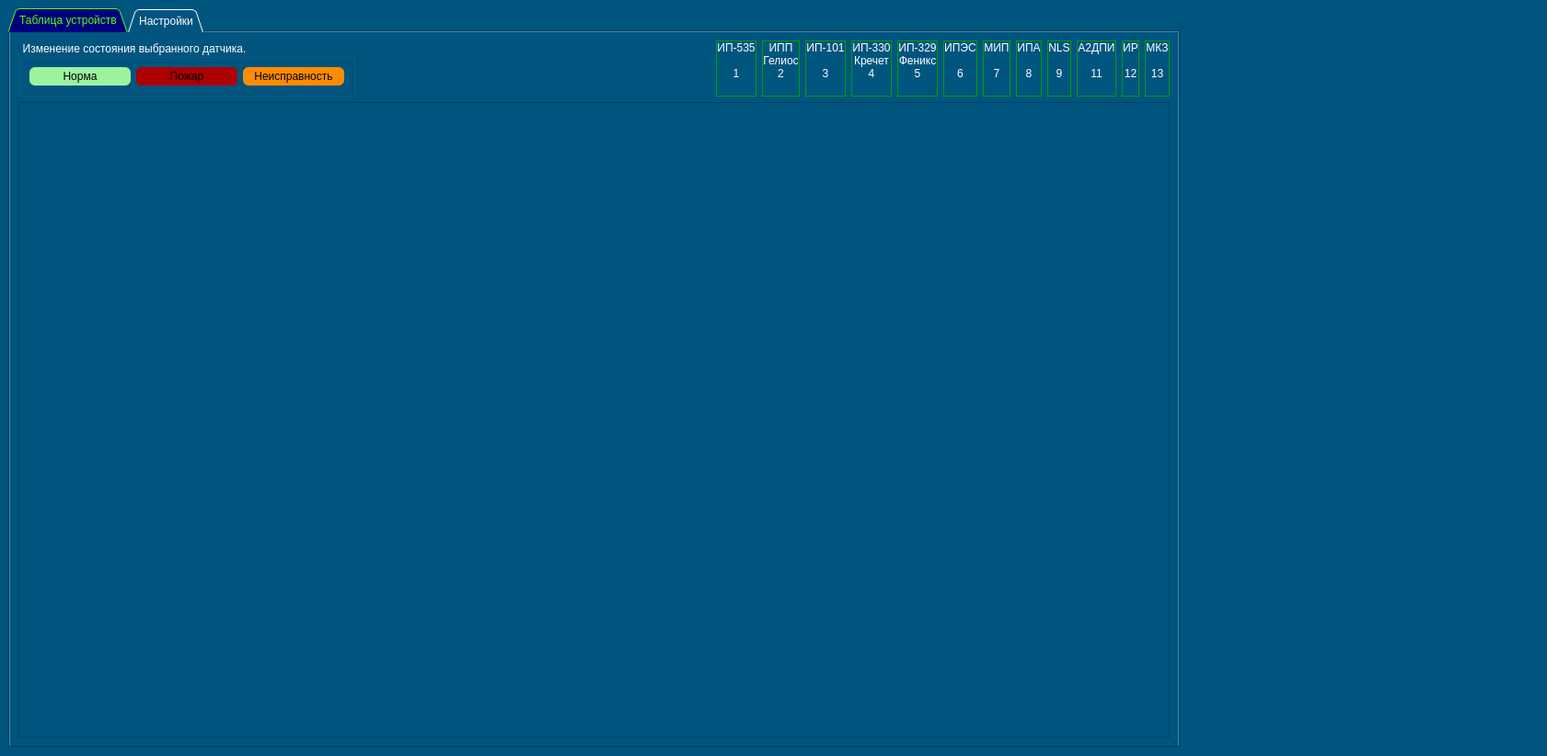
<?xml version="1.0" encoding="UTF-8"?>
<ui version="4.0">
 <class>MainWindow</class>
 <widget class="QMainWindow" name="MainWindow">
  <property name="geometry">
   <rect>
    <x>0</x>
    <y>0</y>
    <width>1681</width>
    <height>822</height>
   </rect>
  </property>
  <property name="windowTitle">
   <string>Эмулятор устройств ModBus &amp; Sigma</string>
  </property>
  <property name="styleSheet">
   <string notr="true">background-color: rgb(0, 85, 127);</string>
  </property>
  <widget class="QWidget" name="centralwidget">
   <property name="maximumSize">
    <size>
     <width>1291</width>
     <height>16777215</height>
    </size>
   </property>
   <layout class="QVBoxLayout" name="verticalLayout_3">
    <item>
     <widget class="QTabWidget" name="tabWidget">
      <property name="sizePolicy">
       <sizepolicy hsizetype="Expanding" vsizetype="Expanding">
        <horstretch>0</horstretch>
        <verstretch>0</verstretch>
       </sizepolicy>
      </property>
      <property name="styleSheet">
       <string notr="true">QTabWidget {
	
	border-color: rgb(255, 255, 255);
	border: none;
	border-left: 1px solid rgb(0, 83, 122);
	border-top: 1px solid rgb(0, 83, 122);
	border-right: 1px solid rgb(0, 50, 74);	
	border-bottom: 1px solid rgb(0, 50, 74);
}

QTabBar {
	color: rgb(255, 255, 255);
}

QTabBar::tab:selected  {
    background-color:rgb(0, 0, 127);
	color: rgb(85, 255, 0);
}
</string>
      </property>
      <property name="tabShape">
       <enum>QTabWidget::Triangular</enum>
      </property>
      <property name="currentIndex">
       <number>0</number>
      </property>
      <widget class="QWidget" name="main_tab">
       <attribute name="title">
        <string>Таблица устройств</string>
       </attribute>
       <layout class="QHBoxLayout" name="horizontalLayout_3">
        <item>
         <layout class="QGridLayout" name="gridLayout_2">
          <item row="0" column="2">
           <layout class="QVBoxLayout" name="verticalLayout_2">
            <item>
             <layout class="QHBoxLayout" name="horizontalLayout_5">
              <item>
               <spacer name="horizontalSpacer">
                <property name="orientation">
                 <enum>Qt::Horizontal</enum>
                </property>
                <property name="sizeHint" stdset="0">
                 <size>
                  <width>40</width>
                  <height>20</height>
                 </size>
                </property>
               </spacer>
              </item>
              <item>
               <widget class="QLabel" name="ipr_label">
                <property name="styleSheet">
                 <string notr="true">QLabel {
	color: rgb(255, 255, 255);
	border: 1px solid rgb(0, 160, 0);
}
</string>
                </property>
                <property name="text">
                 <string>ИП-535

1</string>
                </property>
                <property name="alignment">
                 <set>Qt::AlignHCenter|Qt::AlignTop</set>
                </property>
                <property name="margin">
                 <number>5</number>
                </property>
                <property name="indent">
                 <number>0</number>
                </property>
               </widget>
              </item>
              <item>
               <widget class="QLabel" name="ip_101_lbl">
                <property name="styleSheet">
                 <string notr="true">QLabel {
	color: rgb(255, 255, 255);
	border: 1px solid rgb(0, 160, 0);
}
</string>
                </property>
                <property name="text">
                 <string>ИПП
Гелиос
2</string>
                </property>
                <property name="alignment">
                 <set>Qt::AlignHCenter|Qt::AlignTop</set>
                </property>
                <property name="margin">
                 <number>5</number>
                </property>
                <property name="indent">
                 <number>0</number>
                </property>
               </widget>
              </item>
              <item>
               <widget class="QLabel" name="label_12">
                <property name="styleSheet">
                 <string notr="true">QLabel {
	color: rgb(255, 255, 255);
	border: 1px solid rgb(0, 160, 0);
}
</string>
                </property>
                <property name="text">
                 <string>ИП-101

3</string>
                </property>
                <property name="alignment">
                 <set>Qt::AlignHCenter|Qt::AlignTop</set>
                </property>
                <property name="margin">
                 <number>5</number>
                </property>
                <property name="indent">
                 <number>0</number>
                </property>
               </widget>
              </item>
              <item>
               <widget class="QLabel" name="label_4">
                <property name="styleSheet">
                 <string notr="true">QLabel {
	color: rgb(255, 255, 255);
	border: 1px solid rgb(0, 160, 0);
}
</string>
                </property>
                <property name="text">
                 <string>ИП-330
Кречет
4</string>
                </property>
                <property name="alignment">
                 <set>Qt::AlignHCenter|Qt::AlignTop</set>
                </property>
                <property name="margin">
                 <number>5</number>
                </property>
                <property name="indent">
                 <number>0</number>
                </property>
               </widget>
              </item>
              <item>
               <widget class="QLabel" name="label_10">
                <property name="styleSheet">
                 <string notr="true">QLabel {
	color: rgb(255, 255, 255);
	border: 1px solid rgb(0, 160, 0);
}
</string>
                </property>
                <property name="text">
                 <string>ИП-329
Феникс
5</string>
                </property>
                <property name="alignment">
                 <set>Qt::AlignHCenter|Qt::AlignTop</set>
                </property>
                <property name="margin">
                 <number>5</number>
                </property>
                <property name="indent">
                 <number>0</number>
                </property>
               </widget>
              </item>
              <item>
               <widget class="QLabel" name="label_6">
                <property name="styleSheet">
                 <string notr="true">QLabel {
	color: rgb(255, 255, 255);
	border: 1px solid rgb(0, 160, 0);
}
</string>
                </property>
                <property name="text">
                 <string>ИПЭС

6</string>
                </property>
                <property name="alignment">
                 <set>Qt::AlignHCenter|Qt::AlignTop</set>
                </property>
                <property name="margin">
                 <number>5</number>
                </property>
                <property name="indent">
                 <number>0</number>
                </property>
               </widget>
              </item>
              <item>
               <widget class="QLabel" name="label">
                <property name="styleSheet">
                 <string notr="true">QLabel {
	color: rgb(255, 255, 255);
	border: 1px solid rgb(0, 160, 0);
}
</string>
                </property>
                <property name="text">
                 <string>МИП

7</string>
                </property>
                <property name="alignment">
                 <set>Qt::AlignHCenter|Qt::AlignTop</set>
                </property>
                <property name="margin">
                 <number>5</number>
                </property>
                <property name="indent">
                 <number>0</number>
                </property>
               </widget>
              </item>
              <item>
               <widget class="QLabel" name="label_3">
                <property name="styleSheet">
                 <string notr="true">QLabel {
	color: rgb(255, 255, 255);
	border: 1px solid rgb(0, 160, 0);
}
</string>
                </property>
                <property name="text">
                 <string>ИПА

8</string>
                </property>
                <property name="alignment">
                 <set>Qt::AlignHCenter|Qt::AlignTop</set>
                </property>
                <property name="margin">
                 <number>5</number>
                </property>
                <property name="indent">
                 <number>0</number>
                </property>
               </widget>
              </item>
              <item>
               <widget class="QLabel" name="label_2">
                <property name="styleSheet">
                 <string notr="true">QLabel {
	color: rgb(255, 255, 255);
	border: 1px solid rgb(0, 160, 0);
}
</string>
                </property>
                <property name="text">
                 <string>NLS

9</string>
                </property>
                <property name="alignment">
                 <set>Qt::AlignHCenter|Qt::AlignTop</set>
                </property>
                <property name="margin">
                 <number>5</number>
                </property>
                <property name="indent">
                 <number>0</number>
                </property>
               </widget>
              </item>
              <item>
               <widget class="QLabel" name="label_7">
                <property name="styleSheet">
                 <string notr="true">QLabel {
	color: rgb(255, 255, 255);
	border: 1px solid rgb(0, 160, 0);
}
</string>
                </property>
                <property name="text">
                 <string>А2ДПИ

11</string>
                </property>
                <property name="alignment">
                 <set>Qt::AlignHCenter|Qt::AlignTop</set>
                </property>
                <property name="margin">
                 <number>5</number>
                </property>
                <property name="indent">
                 <number>0</number>
                </property>
               </widget>
              </item>
              <item>
               <widget class="QLabel" name="label_8">
                <property name="styleSheet">
                 <string notr="true">QLabel {
	color: rgb(255, 255, 255);
	border: 1px solid rgb(0, 160, 0);
}
</string>
                </property>
                <property name="text">
                 <string>ИР

12</string>
                </property>
                <property name="alignment">
                 <set>Qt::AlignHCenter|Qt::AlignTop</set>
                </property>
                <property name="margin">
                 <number>5</number>
                </property>
                <property name="indent">
                 <number>0</number>
                </property>
               </widget>
              </item>
              <item>
               <widget class="QLabel" name="label_5">
                <property name="styleSheet">
                 <string notr="true">QLabel {
	color: rgb(255, 255, 255);
	border: 1px solid rgb(0, 160, 0);
}
</string>
                </property>
                <property name="text">
                 <string>МКЗ

13</string>
                </property>
                <property name="alignment">
                 <set>Qt::AlignHCenter|Qt::AlignTop</set>
                </property>
                <property name="margin">
                 <number>5</number>
                </property>
                <property name="indent">
                 <number>0</number>
                </property>
               </widget>
              </item>
             </layout>
            </item>
           </layout>
          </item>
          <item row="0" column="1">
           <widget class="QGroupBox" name="groupBox">
            <property name="sizePolicy">
             <sizepolicy hsizetype="Fixed" vsizetype="Fixed">
              <horstretch>0</horstretch>
              <verstretch>0</verstretch>
             </sizepolicy>
            </property>
            <property name="whatsThis">
             <string>&lt;html&gt;&lt;head/&gt;&lt;body&gt;&lt;p&gt;Для изменения состояния датчика нужно выбрать датчик в таблице и нажать на соответствующую кнопку состояния.&lt;/p&gt;&lt;/body&gt;&lt;/html&gt;</string>
            </property>
            <property name="styleSheet">
             <string notr="true">QGroupBox {
	color: rgb(255, 255, 255);
	
}
</string>
            </property>
            <property name="title">
             <string>Изменение состояния выбранного датчика.</string>
            </property>
            <layout class="QGridLayout" name="gridLayout">
             <item row="0" column="0">
              <layout class="QVBoxLayout" name="verticalLayout">
               <item>
                <layout class="QHBoxLayout" name="horizontalLayout_2"/>
               </item>
               <item>
                <layout class="QHBoxLayout" name="horizontalLayout">
                 <item>
                  <widget class="QPushButton" name="normal_btn">
                   <property name="sizePolicy">
                    <sizepolicy hsizetype="Fixed" vsizetype="Fixed">
                     <horstretch>0</horstretch>
                     <verstretch>0</verstretch>
                    </sizepolicy>
                   </property>
                   <property name="minimumSize">
                    <size>
                     <width>110</width>
                     <height>20</height>
                    </size>
                   </property>
                   <property name="styleSheet">
                    <string notr="true">QPushButton {
	background-color: rgb(157, 242, 160);
	border: none;

	font: 75 10pt &quot;Georgia&quot;;
	color: rgb(0, 0, 0);
	border-radius: 6px;
}

QPushButton:hover {
	background-color: rgb(152, 234, 154);
	border-left: 2px solid rgb(0, 160, 0);
	border-top: 2px solid rgb(0, 160, 0);
	border-right: 2px solid rgb(0, 160, 0);	
	border-bottom: 2px solid rgb(0, 160, 0);
}

QPushButton:pressed {
	background-color: rgb(157, 242, 160);
	background-color: rgb(143, 220, 146);
	border-left: 2px solid rgb(0, 130, 0);
	border-top: 2px solid rgb(0, 130, 0);
	border-right: 2px solid rgb(0, 130, 0);	
	border-bottom: 2px solid rgb(0, 130, 0);
}
</string>
                   </property>
                   <property name="text">
                    <string>Норма</string>
                   </property>
                  </widget>
                 </item>
                 <item>
                  <widget class="QPushButton" name="fire_btn">
                   <property name="sizePolicy">
                    <sizepolicy hsizetype="Fixed" vsizetype="Fixed">
                     <horstretch>0</horstretch>
                     <verstretch>0</verstretch>
                    </sizepolicy>
                   </property>
                   <property name="minimumSize">
                    <size>
                     <width>110</width>
                     <height>20</height>
                    </size>
                   </property>
                   <property name="baseSize">
                    <size>
                     <width>100</width>
                     <height>0</height>
                    </size>
                   </property>
                   <property name="styleSheet">
                    <string notr="true">QPushButton {
	background-color: rgb(173, 0, 0);
	font: 75 10pt &quot;Georgia&quot;;
	color: rgb(0, 0, 0);
	border-radius: 6px;
}

QPushButton:hover {
	background-color: rgb(173, 0, 0);;
	border-left: 2px solid rgb(0, 160, 0);
	border-top: 2px solid rgb(0, 160, 0);
	border-right: 2px solid rgb(0, 160, 0);	
	border-bottom: 2px solid rgb(0, 160, 0);
}

QPushButton:pressed {
	background-color: rgb(173, 0, 0);
	border-left: 2px solid rgb(0, 130, 0);
	border-top: 2px solid rgb(0, 130, 0);
	border-right: 2px solid rgb(0, 130, 0);	
	border-bottom: 2px solid rgb(0, 130, 0);
}
</string>
                   </property>
                   <property name="text">
                    <string>Пожар</string>
                   </property>
                  </widget>
                 </item>
                 <item>
                  <widget class="QPushButton" name="failure_btn">
                   <property name="sizePolicy">
                    <sizepolicy hsizetype="Fixed" vsizetype="Fixed">
                     <horstretch>0</horstretch>
                     <verstretch>0</verstretch>
                    </sizepolicy>
                   </property>
                   <property name="minimumSize">
                    <size>
                     <width>110</width>
                     <height>20</height>
                    </size>
                   </property>
                   <property name="maximumSize">
                    <size>
                     <width>100</width>
                     <height>16777215</height>
                    </size>
                   </property>
                   <property name="styleSheet">
                    <string notr="true">QPushButton {
	background-color: rgb(255, 140, 0);
	font: 75 10pt &quot;Georgia&quot;;
	color: rgb(0, 0, 0);
	border-radius: 6px;
}

QPushButton:hover {
	background-color: rgb(255, 140, 0);
	border-left: 2px solid rgb(0, 160, 0);
	border-top: 2px solid rgb(0, 160, 0);
	border-right: 2px solid rgb(0, 160, 0);	
	border-bottom: 2px solid rgb(0, 160, 0);
}

QPushButton:pressed {
	background-color: rgb(255, 140, 0);
	border-left: 2px solid rgb(0, 130, 0);
	border-top: 2px solid rgb(0, 130, 0);
	border-right: 2px solid rgb(0, 130, 0);	
	border-bottom: 2px solid rgb(0, 130, 0);
}</string>
                   </property>
                   <property name="text">
                    <string>Неисправность</string>
                   </property>
                  </widget>
                 </item>
                </layout>
               </item>
              </layout>
             </item>
            </layout>
           </widget>
          </item>
          <item row="2" column="1" colspan="2">
           <widget class="QTableWidget" name="output_table">
            <property name="styleSheet">
             <string notr="true">QHeaderView::section:horizontal {
    color: #fff;
    background-color: rgb(0, 85, 127);
 }
QTableWidget {
	font: 63 8pt &quot;Yu Gothic UI Semibold&quot;;
}
</string>
            </property>
           </widget>
          </item>
         </layout>
        </item>
       </layout>
      </widget>
      <widget class="QWidget" name="settings_tab">
       <attribute name="title">
        <string>Настройки</string>
       </attribute>
       <widget class="QGroupBox" name="port_and_ne_dev_groupBox">
        <property name="geometry">
         <rect>
          <x>20</x>
          <y>370</y>
          <width>301</width>
          <height>401</height>
         </rect>
        </property>
        <property name="sizePolicy">
         <sizepolicy hsizetype="Fixed" vsizetype="Fixed">
          <horstretch>0</horstretch>
          <verstretch>0</verstretch>
         </sizepolicy>
        </property>
        <property name="styleSheet">
         <string notr="true">QGroupBox {
	color: rgb(255, 255, 255);
	font: 10pt &quot;Tahoma&quot;;
}</string>
        </property>
        <property name="title">
         <string>Port -&gt; Net Device</string>
        </property>
        <widget class="QTableWidget" name="port_and_net_dev_tableWidget">
         <property name="geometry">
          <rect>
           <x>20</x>
           <y>70</y>
           <width>261</width>
           <height>321</height>
          </rect>
         </property>
         <property name="styleSheet">
          <string notr="true">QHeaderView::section:horizontal {
    color: #fff;
    background-color: rgb(0, 85, 127);
 }
QTableWidget {
	background-color: rgb(0, 0, 127);
	color: rgb(85, 255, 0);
	font: 63 8pt &quot;Yu Gothic UI Semibold&quot;;
}
</string>
         </property>
        </widget>
        <widget class="QPushButton" name="send_table_btn">
         <property name="geometry">
          <rect>
           <x>20</x>
           <y>30</y>
           <width>261</width>
           <height>23</height>
          </rect>
         </property>
         <property name="styleSheet">
          <string notr="true">QPushButton {
	background-color: rgb(0, 74, 109);
	color: rgb(255, 255, 127);
	border: none;
	border-left: 2px solid rgb(0, 83, 122);
	border-top: 2px solid rgb(0, 83, 122);
	border-right: 2px solid rgb(0, 50, 74);	
	border-bottom: 2px solid rgb(0, 50, 74);
}

QPushButton:hover {
	background-color: rgb(0, 74, 109);
	color:rgb(0, 255, 0);
}

QPushButton:pressed {
	background-color: rgb(0, 74, 109);
	color: rgb(0, 255, 0);
	border-left: 2px solid rgb(0, 64, 94);
	border-top: 2px solid rgb(0, 64, 94);
	border-right: 2px solid rgb(0, 83, 122);	
	border-bottom: 2px solid rgb(0, 83, 122);
}</string>
         </property>
         <property name="text">
          <string>Запустить эмулятор</string>
         </property>
        </widget>
       </widget>
       <widget class="QGroupBox" name="ports_groupBox">
        <property name="geometry">
         <rect>
          <x>360</x>
          <y>370</y>
          <width>311</width>
          <height>401</height>
         </rect>
        </property>
        <property name="sizePolicy">
         <sizepolicy hsizetype="Fixed" vsizetype="Fixed">
          <horstretch>0</horstretch>
          <verstretch>0</verstretch>
         </sizepolicy>
        </property>
        <property name="styleSheet">
         <string notr="true">QGroupBox {
	color: rgb(255, 255, 255);
	font: 10pt &quot;Tahoma&quot;;
}</string>
        </property>
        <property name="title">
         <string>Ports</string>
        </property>
        <widget class="QListWidget" name="ports_listWidget">
         <property name="geometry">
          <rect>
           <x>10</x>
           <y>60</y>
           <width>281</width>
           <height>331</height>
          </rect>
         </property>
         <property name="styleSheet">
          <string notr="true">QListWidget {
	color: rgb(85, 255, 255);
}

QListWidget::item:selected {
    background-color: rgb(0, 74, 109);
}
</string>
         </property>
        </widget>
        <widget class="QPushButton" name="get_ports_btn">
         <property name="geometry">
          <rect>
           <x>10</x>
           <y>20</y>
           <width>211</width>
           <height>23</height>
          </rect>
         </property>
         <property name="styleSheet">
          <string notr="true">QPushButton {
	background-color: rgb(0, 74, 109);
	color: rgb(255, 255, 127);
	border: none;
	border-left: 2px solid rgb(0, 83, 122);
	border-top: 2px solid rgb(0, 83, 122);
	border-right: 2px solid rgb(0, 50, 74);	
	border-bottom: 2px solid rgb(0, 50, 74);
}

QPushButton:hover {
	background-color: rgb(0, 74, 109);
	color:rgb(0, 255, 0);
}

QPushButton:pressed {
	background-color: rgb(0, 74, 109);
	color: rgb(0, 255, 0);
	border-left: 2px solid rgb(0, 64, 94);
	border-top: 2px solid rgb(0, 64, 94);
	border-right: 2px solid rgb(0, 83, 122);	
	border-bottom: 2px solid rgb(0, 83, 122);
}</string>
         </property>
         <property name="text">
          <string>Получить список портов</string>
         </property>
        </widget>
       </widget>
       <widget class="QGroupBox" name="net_dev_groupBox">
        <property name="geometry">
         <rect>
          <x>690</x>
          <y>370</y>
          <width>251</width>
          <height>401</height>
         </rect>
        </property>
        <property name="sizePolicy">
         <sizepolicy hsizetype="Fixed" vsizetype="Fixed">
          <horstretch>0</horstretch>
          <verstretch>0</verstretch>
         </sizepolicy>
        </property>
        <property name="styleSheet">
         <string notr="true">QGroupBox {
	color: rgb(255, 255, 255);
	font: 10pt &quot;Tahoma&quot;;
}
</string>
        </property>
        <property name="title">
         <string>Net devices</string>
        </property>
        <widget class="QListWidget" name="net_dev_listWidget">
         <property name="geometry">
          <rect>
           <x>10</x>
           <y>60</y>
           <width>231</width>
           <height>331</height>
          </rect>
         </property>
         <property name="styleSheet">
          <string notr="true">QListWidget {
	color: rgb(85, 255, 255);
}

QListWidget::item:selected {
    background-color: rgb(0, 74, 109);
}

QListWidget:hower {
   background-color: rgb(0, 124, 181);
}</string>
         </property>
        </widget>
        <widget class="QPushButton" name="get_net_dev_btn">
         <property name="geometry">
          <rect>
           <x>10</x>
           <y>20</y>
           <width>221</width>
           <height>23</height>
          </rect>
         </property>
         <property name="styleSheet">
          <string notr="true">QPushButton {
	background-color: rgb(0, 74, 109);
	color: rgb(255, 255, 127);
	border: none;
	border-left: 2px solid rgb(0, 83, 122);
	border-top: 2px solid rgb(0, 83, 122);
	border-right: 2px solid rgb(0, 50, 74);	
	border-bottom: 2px solid rgb(0, 50, 74);
}

QPushButton:hover {
	background-color: rgb(0, 74, 109);
	color:rgb(0, 255, 0);
}

QPushButton:pressed {
	background-color: rgb(0, 74, 109);
	color: rgb(0, 255, 0);
	border-left: 2px solid rgb(0, 64, 94);
	border-top: 2px solid rgb(0, 64, 94);
	border-right: 2px solid rgb(0, 83, 122);	
	border-bottom: 2px solid rgb(0, 83, 122);
}</string>
         </property>
         <property name="text">
          <string>Получить список сетевых устройств</string>
         </property>
        </widget>
       </widget>
       <widget class="QGroupBox" name="groupBox_2">
        <property name="geometry">
         <rect>
          <x>20</x>
          <y>10</y>
          <width>261</width>
          <height>311</height>
         </rect>
        </property>
        <property name="sizePolicy">
         <sizepolicy hsizetype="Fixed" vsizetype="Fixed">
          <horstretch>0</horstretch>
          <verstretch>0</verstretch>
         </sizepolicy>
        </property>
        <property name="minimumSize">
         <size>
          <width>261</width>
          <height>311</height>
         </size>
        </property>
        <property name="styleSheet">
         <string notr="true">QGroupBox {
	color: rgb(255, 255, 255);
}</string>
        </property>
        <property name="title">
         <string>Параметры подключения к базе данных</string>
        </property>
        <widget class="QLabel" name="port_db_lbl">
         <property name="geometry">
          <rect>
           <x>10</x>
           <y>60</y>
           <width>47</width>
           <height>16</height>
          </rect>
         </property>
         <property name="styleSheet">
          <string notr="true">QLabel {
	color: rgb(255, 255, 255);
}</string>
         </property>
         <property name="text">
          <string>Port</string>
         </property>
        </widget>
        <widget class="QLabel" name="host_db_lbl">
         <property name="geometry">
          <rect>
           <x>10</x>
           <y>30</y>
           <width>47</width>
           <height>14</height>
          </rect>
         </property>
         <property name="styleSheet">
          <string notr="true">QLabel {
	color: rgb(255, 255, 255);
}</string>
         </property>
         <property name="text">
          <string>Host</string>
         </property>
        </widget>
        <widget class="QLabel" name="user_db_lbl">
         <property name="geometry">
          <rect>
           <x>10</x>
           <y>90</y>
           <width>51</width>
           <height>16</height>
          </rect>
         </property>
         <property name="styleSheet">
          <string notr="true">QLabel {
	color: rgb(255, 255, 255);
}</string>
         </property>
         <property name="text">
          <string>User</string>
         </property>
        </widget>
        <widget class="QLabel" name="pass_db_lbl">
         <property name="geometry">
          <rect>
           <x>10</x>
           <y>120</y>
           <width>61</width>
           <height>16</height>
          </rect>
         </property>
         <property name="styleSheet">
          <string notr="true">QLabel {
	color: rgb(255, 255, 255);
}</string>
         </property>
         <property name="text">
          <string>Password</string>
         </property>
        </widget>
        <widget class="QLabel" name="name_db_lbl">
         <property name="geometry">
          <rect>
           <x>10</x>
           <y>150</y>
           <width>61</width>
           <height>16</height>
          </rect>
         </property>
         <property name="styleSheet">
          <string notr="true">QLabel {
	color: rgb(255, 255, 255);
}</string>
         </property>
         <property name="text">
          <string>Name DB</string>
         </property>
        </widget>
        <widget class="QLineEdit" name="host_db_lineEdit">
         <property name="geometry">
          <rect>
           <x>110</x>
           <y>30</y>
           <width>141</width>
           <height>20</height>
          </rect>
         </property>
         <property name="toolTip">
          <string>&lt;html&gt;&lt;head/&gt;&lt;body&gt;&lt;p&gt;Адрес (IP4) подключения к БД&lt;/p&gt;&lt;/body&gt;&lt;/html&gt;</string>
         </property>
         <property name="styleSheet">
          <string notr="true">QLineEdit {
background-color: rgb(0, 74, 109);
color: rgb(4, 255, 0);
}

QToolTip {
	color: rgb(0, 0, 127);
}</string>
         </property>
         <property name="inputMask">
          <string>000\.000\.000\.000</string>
         </property>
         <property name="text">
          <string>...</string>
         </property>
        </widget>
        <widget class="QLineEdit" name="port_db_lineEdit">
         <property name="geometry">
          <rect>
           <x>110</x>
           <y>60</y>
           <width>141</width>
           <height>20</height>
          </rect>
         </property>
         <property name="toolTip">
          <string>&lt;html&gt;&lt;head/&gt;&lt;body&gt;&lt;p&gt;Номер порта должен быть в диапазоне &lt;span style=&quot; font-family:'JetBrains Mono','monospace'; font-size:10pt; font-weight:600; font-style:italic; color:#ff0000;&quot;&gt;1024-49151&lt;/span&gt;&lt;/p&gt;&lt;/body&gt;&lt;/html&gt;</string>
         </property>
         <property name="styleSheet">
          <string notr="true">QLineEdit {
background-color: rgb(0, 74, 109);
color: rgb(4, 255, 0);
}

QToolTip {
	color: rgb(0, 0, 127);
}</string>
         </property>
         <property name="inputMask">
          <string>00009</string>
         </property>
         <property name="text">
          <string/>
         </property>
        </widget>
        <widget class="QLineEdit" name="user_db_lineEdit">
         <property name="geometry">
          <rect>
           <x>110</x>
           <y>90</y>
           <width>141</width>
           <height>20</height>
          </rect>
         </property>
         <property name="toolTip">
          <string>&lt;html&gt;&lt;head/&gt;&lt;body&gt;&lt;p&gt;Логин базы данных&lt;/p&gt;&lt;/body&gt;&lt;/html&gt;</string>
         </property>
         <property name="styleSheet">
          <string notr="true">QLineEdit {
background-color: rgb(0, 74, 109);
color: rgb(4, 255, 0);
}

QToolTip {
	color: rgb(0, 0, 127);
}</string>
         </property>
         <property name="text">
          <string/>
         </property>
        </widget>
        <widget class="QLineEdit" name="pass_db_lineEdit">
         <property name="geometry">
          <rect>
           <x>110</x>
           <y>120</y>
           <width>141</width>
           <height>20</height>
          </rect>
         </property>
         <property name="toolTip">
          <string>&lt;html&gt;&lt;head/&gt;&lt;body&gt;&lt;p&gt;Пароль базы данных&lt;/p&gt;&lt;/body&gt;&lt;/html&gt;</string>
         </property>
         <property name="styleSheet">
          <string notr="true">QLineEdit {
background-color: rgb(0, 74, 109);
color: rgb(4, 255, 0);
}

QToolTip {
	color: rgb(0, 0, 127);
}</string>
         </property>
         <property name="text">
          <string/>
         </property>
        </widget>
        <widget class="QLineEdit" name="name_db_lineEdit">
         <property name="geometry">
          <rect>
           <x>110</x>
           <y>150</y>
           <width>141</width>
           <height>20</height>
          </rect>
         </property>
         <property name="toolTip">
          <string>&lt;html&gt;&lt;head/&gt;&lt;body&gt;&lt;p&gt;Имя базы данных&lt;/p&gt;&lt;/body&gt;&lt;/html&gt;</string>
         </property>
         <property name="styleSheet">
          <string notr="true">QLineEdit {
background-color: rgb(0, 74, 109);
color: rgb(4, 255, 0);
}

QToolTip {
	color: rgb(0, 0, 127);
}</string>
         </property>
         <property name="text">
          <string/>
         </property>
        </widget>
        <widget class="QPushButton" name="save_db_btn">
         <property name="geometry">
          <rect>
           <x>10</x>
           <y>260</y>
           <width>75</width>
           <height>23</height>
          </rect>
         </property>
         <property name="toolTip">
          <string>&lt;html&gt;&lt;head/&gt;&lt;body&gt;&lt;p&gt;Сохранение настроек для дальнейшей работы &lt;/p&gt;&lt;/body&gt;&lt;/html&gt;</string>
         </property>
         <property name="styleSheet">
          <string notr="true">QPushButton {
	background-color: rgb(0, 74, 109);
	color: rgb(255, 255, 127);
	border: none;
	border-left: 2px solid rgb(0, 83, 122);
	border-top: 2px solid rgb(0, 83, 122);
	border-right: 2px solid rgb(0, 50, 74);	
	border-bottom: 2px solid rgb(0, 50, 74);
}

QPushButton:hover {
	background-color: rgb(0, 74, 109);
	color:rgb(0, 255, 0);
}

QPushButton:pressed {
	background-color: rgb(0, 74, 109);
	color: rgb(0, 255, 0);
	border-left: 2px solid rgb(0, 64, 94);
	border-top: 2px solid rgb(0, 64, 94);
	border-right: 2px solid rgb(0, 83, 122);	
	border-bottom: 2px solid rgb(0, 83, 122);
}</string>
         </property>
         <property name="text">
          <string>Save</string>
         </property>
        </widget>
        <widget class="QPushButton" name="check_db_btn">
         <property name="geometry">
          <rect>
           <x>10</x>
           <y>200</y>
           <width>241</width>
           <height>31</height>
          </rect>
         </property>
         <property name="toolTip">
          <string>&lt;html&gt;&lt;head/&gt;&lt;body&gt;&lt;p&gt;Проверка подключения к базе данных&lt;/p&gt;&lt;/body&gt;&lt;/html&gt;</string>
         </property>
         <property name="styleSheet">
          <string notr="true">QPushButton {
	background-color: rgb(0, 74, 109);
	color: rgb(255, 255, 127);
	border: none;
	border-left: 2px solid rgb(0, 83, 122);
	border-top: 2px solid rgb(0, 83, 122);
	border-right: 2px solid rgb(0, 50, 74);	
	border-bottom: 2px solid rgb(0, 50, 74);
}

QPushButton:hover {
	background-color: rgb(0, 74, 109);
	color:rgb(0, 255, 0);
}

QPushButton:pressed {
	background-color: rgb(0, 74, 109);
	color: rgb(0, 255, 0);
	border-left: 2px solid rgb(0, 64, 94);
	border-top: 2px solid rgb(0, 64, 94);
	border-right: 2px solid rgb(0, 83, 122);	
	border-bottom: 2px solid rgb(0, 83, 122);
}</string>
         </property>
         <property name="text">
          <string>Проверить настройки подключения</string>
         </property>
        </widget>
       </widget>
       <widget class="QPushButton" name="join_btn">
        <property name="geometry">
         <rect>
          <x>640</x>
          <y>330</y>
          <width>91</width>
          <height>23</height>
         </rect>
        </property>
        <property name="styleSheet">
         <string notr="true">QPushButton {
	background-color: rgb(0, 74, 109);
	color: rgb(255, 255, 127);
	border: none;
	border-left: 2px solid rgb(0, 83, 122);
	border-top: 2px solid rgb(0, 83, 122);
	border-right: 2px solid rgb(0, 50, 74);	
	border-bottom: 2px solid rgb(0, 50, 74);
}

QPushButton:hover {
	background-color: rgb(0, 74, 109);
	color:rgb(0, 255, 0);
}

QPushButton:pressed {
	background-color: rgb(0, 74, 109);
	color: rgb(0, 255, 0);
	border-left: 2px solid rgb(0, 64, 94);
	border-top: 2px solid rgb(0, 64, 94);
	border-right: 2px solid rgb(0, 83, 122);	
	border-bottom: 2px solid rgb(0, 83, 122);
}</string>
        </property>
        <property name="text">
         <string>Объединить</string>
        </property>
       </widget>
      </widget>
     </widget>
    </item>
   </layout>
  </widget>
 </widget>
 <resources/>
 <connections/>
</ui>
